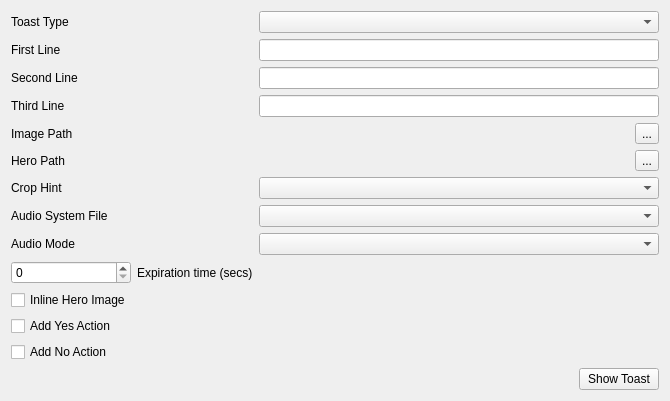
<?xml version="1.0" encoding="UTF-8"?>
<ui version="4.0">
 <class>MainWindow</class>
 <widget class="QMainWindow" name="MainWindow">
  <property name="geometry">
   <rect>
    <x>0</x>
    <y>0</y>
    <width>670</width>
    <height>353</height>
   </rect>
  </property>
  <property name="windowTitle">
   <string>WinToast Example</string>
  </property>
  <widget class="QWidget" name="centralWidget">
   <layout class="QGridLayout" name="gridLayout">
    <item row="11" column="0">
     <widget class="QSpinBox" name="spinBox">
      <property name="maximum">
       <number>10</number>
      </property>
      <property name="singleStep">
       <number>2</number>
      </property>
     </widget>
    </item>
    <item row="1" column="0">
     <widget class="QLabel" name="label_9">
      <property name="text">
       <string>Toast Type</string>
      </property>
     </widget>
    </item>
    <item row="2" column="0">
     <widget class="QLabel" name="label">
      <property name="text">
       <string>First Line</string>
      </property>
     </widget>
    </item>
    <item row="6" column="0">
     <widget class="QLabel" name="label_10">
      <property name="text">
       <string>Hero Path</string>
      </property>
     </widget>
    </item>
    <item row="4" column="2">
     <widget class="QLineEdit" name="thirdLine"/>
    </item>
    <item row="9" column="2">
     <widget class="QComboBox" name="audioMode"/>
    </item>
    <item row="5" column="2">
     <widget class="QWidget" name="widget" native="true">
      <property name="sizePolicy">
       <sizepolicy hsizetype="Preferred" vsizetype="Fixed">
        <horstretch>0</horstretch>
        <verstretch>0</verstretch>
       </sizepolicy>
      </property>
      <layout class="QHBoxLayout" name="horizontalLayout">
       <property name="leftMargin">
        <number>0</number>
       </property>
       <property name="topMargin">
        <number>0</number>
       </property>
       <property name="rightMargin">
        <number>0</number>
       </property>
       <property name="bottomMargin">
        <number>0</number>
       </property>
       <item>
        <widget class="QLabel" name="imagePath">
         <property name="sizePolicy">
          <sizepolicy hsizetype="Expanding" vsizetype="Fixed">
           <horstretch>0</horstretch>
           <verstretch>0</verstretch>
          </sizepolicy>
         </property>
         <property name="text">
          <string/>
         </property>
        </widget>
       </item>
       <item>
        <widget class="QToolButton" name="imagePathSelector">
         <property name="text">
          <string>...</string>
         </property>
        </widget>
       </item>
      </layout>
     </widget>
    </item>
    <item row="9" column="0">
     <widget class="QLabel" name="label_6">
      <property name="text">
       <string>Audio Mode</string>
      </property>
     </widget>
    </item>
    <item row="14" column="0">
     <widget class="QCheckBox" name="addNo">
      <property name="text">
       <string>Add No Action</string>
      </property>
     </widget>
    </item>
    <item row="11" column="1">
     <widget class="QLabel" name="label_4">
      <property name="text">
       <string>Expiration time (secs)</string>
      </property>
     </widget>
    </item>
    <item row="15" column="2">
     <widget class="QWidget" name="widget_2" native="true">
      <layout class="QHBoxLayout" name="horizontalLayout_2">
       <property name="leftMargin">
        <number>0</number>
       </property>
       <property name="topMargin">
        <number>0</number>
       </property>
       <property name="rightMargin">
        <number>0</number>
       </property>
       <property name="bottomMargin">
        <number>0</number>
       </property>
       <item>
        <spacer name="horizontalSpacer">
         <property name="orientation">
          <enum>Qt::Horizontal</enum>
         </property>
         <property name="sizeHint" stdset="0">
          <size>
           <width>40</width>
           <height>20</height>
          </size>
         </property>
        </spacer>
       </item>
       <item>
        <widget class="QPushButton" name="showToast">
         <property name="sizePolicy">
          <sizepolicy hsizetype="Fixed" vsizetype="Fixed">
           <horstretch>0</horstretch>
           <verstretch>0</verstretch>
          </sizepolicy>
         </property>
         <property name="text">
          <string>Show Toast</string>
         </property>
        </widget>
       </item>
      </layout>
     </widget>
    </item>
    <item row="8" column="2">
     <widget class="QComboBox" name="audioSystemFile"/>
    </item>
    <item row="3" column="0">
     <widget class="QLabel" name="label_2">
      <property name="text">
       <string>Second Line</string>
      </property>
     </widget>
    </item>
    <item row="3" column="2">
     <widget class="QLineEdit" name="secondLine"/>
    </item>
    <item row="13" column="0">
     <widget class="QCheckBox" name="addYes">
      <property name="text">
       <string>Add Yes Action</string>
      </property>
     </widget>
    </item>
    <item row="8" column="0">
     <widget class="QLabel" name="label_5">
      <property name="text">
       <string>Audio System File</string>
      </property>
     </widget>
    </item>
    <item row="2" column="2">
     <widget class="QLineEdit" name="firstLine"/>
    </item>
    <item row="5" column="0">
     <widget class="QLabel" name="label_3">
      <property name="text">
       <string>Image Path</string>
      </property>
     </widget>
    </item>
    <item row="7" column="2">
     <widget class="QComboBox" name="cropHint"/>
    </item>
    <item row="4" column="0">
     <widget class="QLabel" name="label_8">
      <property name="text">
       <string>Third Line</string>
      </property>
     </widget>
    </item>
    <item row="1" column="2">
     <widget class="QComboBox" name="toastType"/>
    </item>
    <item row="7" column="0">
     <widget class="QLabel" name="label_7">
      <property name="text">
       <string>Crop Hint</string>
      </property>
     </widget>
    </item>
    <item row="6" column="2">
     <layout class="QHBoxLayout" name="horizontalLayout_3">
      <item>
       <widget class="QLabel" name="heroPath">
        <property name="text">
         <string/>
        </property>
       </widget>
      </item>
      <item>
       <widget class="QToolButton" name="heroPathSelector">
        <property name="text">
         <string>...</string>
        </property>
       </widget>
      </item>
     </layout>
    </item>
    <item row="12" column="0">
     <widget class="QCheckBox" name="inlineHeroImage">
      <property name="text">
       <string>Inline Hero Image</string>
      </property>
     </widget>
    </item>
   </layout>
  </widget>
 </widget>
 <layoutdefault spacing="6" margin="11"/>
 <resources/>
 <connections/>
</ui>
